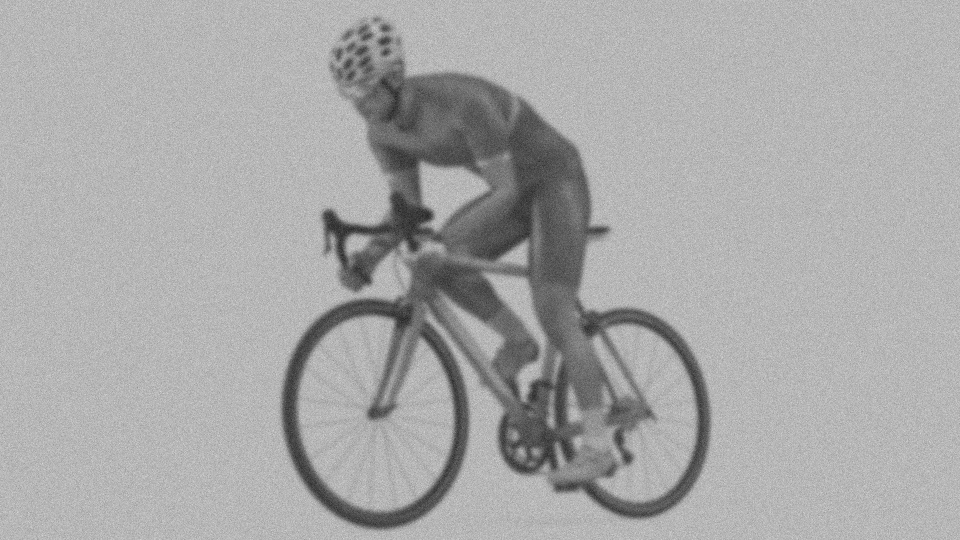
#> input picture PAS/tarea8/figs/bici_h1.png, 1920 x 1080 px (shown at 1/2 size); its folder holds 4 pictures in this run
$ python tarea8.py
#> lines starting #> are read from the running program, lines starting #| are printed output that depends on the picture
import numpy as np
import matplotlib.pyplot as plt
import os
from skimage import io
from scipy.signal import convolve2d
from scipy.fft import fft2, ifft2, fftshift, ifftshift
from scipy.ndimage import uniform_filter

os.makedirs("results", exist_ok=True)

# -----------------------------------------------------------
# 1) Cargar imagen
# -----------------------------------------------------------
def load_image(path):
    img = io.imread(path, as_gray=True)
    img = img.astype(np.float32) / 255.0
    return img

# -----------------------------------------------------------
# 2) Estimar ruido σ usando filtro de promedio - imagen original ≈ detalle
# -----------------------------------------------------------
def estimate_noise_sigma(img):
    """Estima sigma del ruido usando método de residual del promedio local."""
    smooth = uniform_filter(img, size=7)
    residual = img - smooth
    sigma = np.std(residual)
    return sigma

# -----------------------------------------------------------
# 3) Crear filtros H(u,v) según el tipo de blur
# -----------------------------------------------------------
def build_filter(img, h_type):
    M, N = img.shape
    u = np.arange(-M//2, M//2)
    v = np.arange(-N//2, N//2)
    U, V = np.meshgrid(u, v, indexing='ij')

    if h_type == "h1":  # blur gaussiano suave
        sigma = 8
        H = np.exp(-(U**2 + V**2) / (2 * sigma**2))

    elif h_type == "h2":  # movimiento lineal
        L = 25
        theta = np.deg2rad(15)
        H = np.sinc((U*np.cos(theta) + V*np.sin(theta)) * L / M)

    elif h_type == "h3":  # movimiento circular
        R = 20
        r = np.sqrt(U**2 + V**2)
        H = (r <= R).astype(float)

    return fftshift(H)

# -----------------------------------------------------------
# 4) Wiener clásico con parámetro gamma
# -----------------------------------------------------------
def wiener_gamma(img, H, gamma):
    G = fft2(img)
    W = np.conj(H) / (np.abs(H)**2 + gamma)
    F_hat = W * G
    f = np.real(ifft2(F_hat))
    return f

# -----------------------------------------------------------
# 5) Wiener usando densidades espectrales (pregunta 3)
# -----------------------------------------------------------
def wiener_full_psd(img, H, sigma):
    G = fft2(img)

    # Densidad espectral del ruido (plana)
    S_ww = sigma**2

    # Estimación de PSD de imagen usando |G|^2 suavizado
    S_gg = uniform_filter(np.abs(G)**2, size=15)

    # S_ff estimado usando relación S_gg = |H|^2 S_ff + S_ww
    S_ff = np.maximum(S_gg - S_ww, 1e-6)

    W = np.conj(H) * S_ff / (np.abs(H)**2 * S_ff + S_ww)
    F_hat = W * G
    f = np.real(ifft2(F_hat))
    return f

# -----------------------------------------------------------
# 6) Procesar TODAS las imágenes
# -----------------------------------------------------------
def process_image(name, h_type):
    print(f"\n=== Procesando {name} ({h_type}) ===")

    img = load_image(f"figs/{name}.png")
    sigma = estimate_noise_sigma(img)
    print(f"Sigma estimado = {sigma:.4f}")

    H = build_filter(img, h_type)

    # Wiener clásico con distintos gamma
    gammas = [1e-3, 1e-2, 1e-1, 0.5]
    for g in gammas:
        rec = wiener_gamma(img, H, g)
        plt.imsave(f"results/{name}_wiener_gamma_{g}.png",
                   np.clip(rec, 0, 1), cmap="gray")

    # Wiener completo usando PSD (pregunta 3)
    rec2 = wiener_full_psd(img, H, sigma)
    plt.imsave(f"results/{name}_wiener_psd.png",
               np.clip(rec2, 0, 1), cmap="gray")

    return sigma


# -----------------------------------------------------------
# MAIN
# -----------------------------------------------------------
if __name__ == "__main__":
    images = [
        ("bici_h1", "h1"),
        ("bici_h2", "h2"),
        ("road_h1", "h1"),
        ("road_h3", "h3")
    ]

    for name, h in images:
        process_image(name, h)
#> in load_image, img is the input picture: shape (1080, 1920); min 0, max 255, mean 168
#> in estimate_noise_sigma, `residual = img - smooth`:
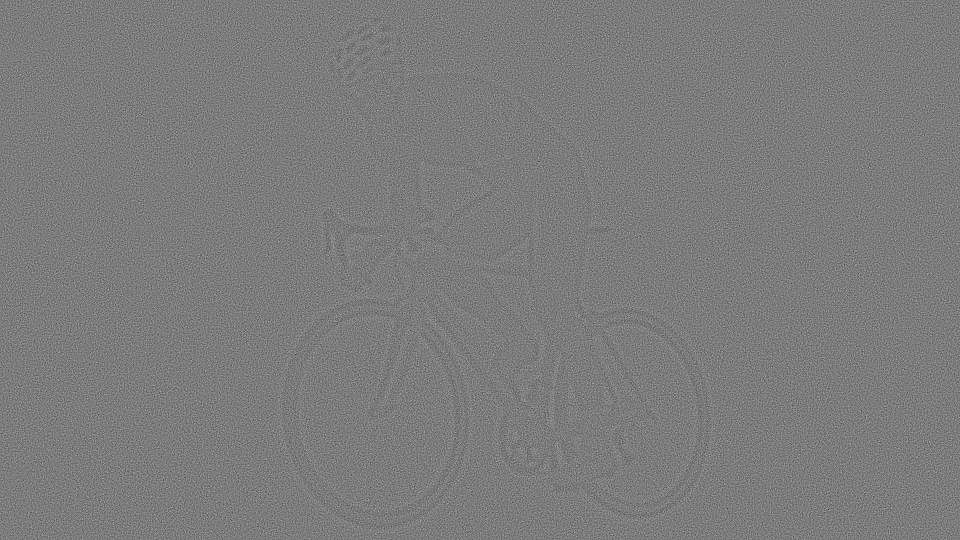
#> residual: shape (1080, 1920) float32 (shown at 1/2 size); min -0.286, max 0.301, mean -9.53e-11; drawn with min black and max white
#> in estimate_noise_sigma, `sigma = np.std(residual)`: sigma = 0.0586
#| Sigma estimado = 0.0586
#> in process_image, `H = build_filter(img, h_type)`:
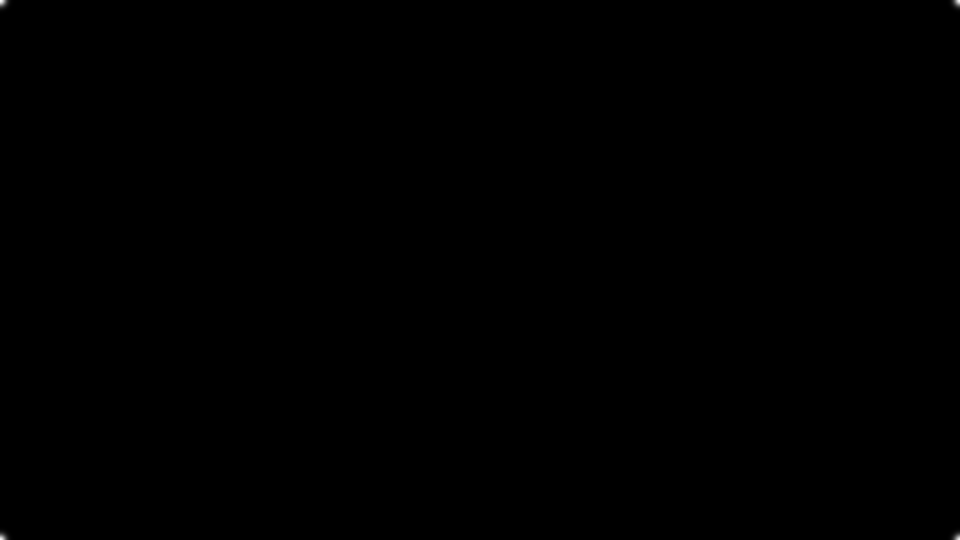
#> H: shape (1080, 1920) float64 (shown at 1/2 size); min 0, max 1, mean 0.000194
#> the loop in process_image, `for g in gammas:` made 4 passes
#> pass 1, in wiener_gamma, `f = np.real(ifft2(F_hat))`:
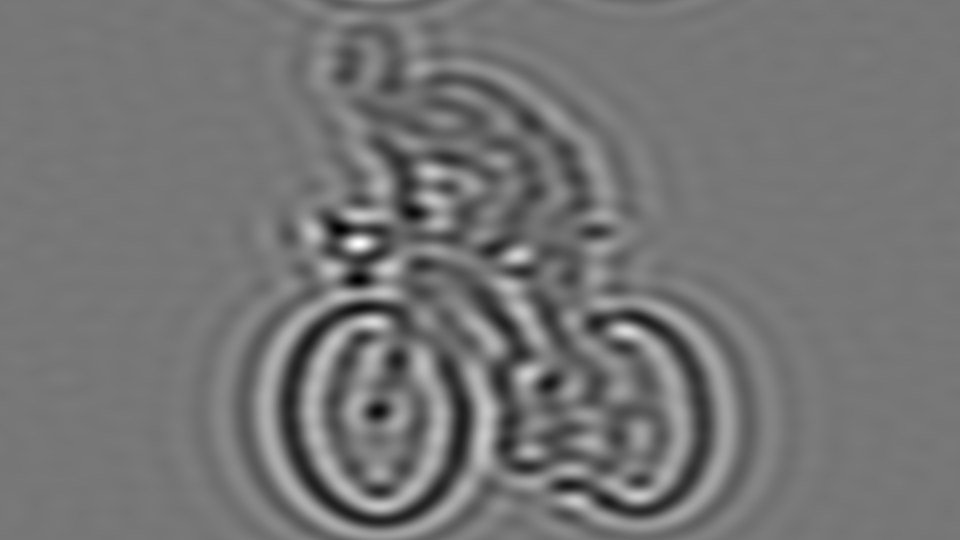
#> f: shape (1080, 1920) float64 (shown at 1/2 size); min -2.09, max 3.89, mean 0.658; drawn with min black and max white
#> pass 1, in process_image, `plt.imsave(f"results/{name}_wiener_gamma_{g}.png", np.clip(rec, 0, 1),..`:
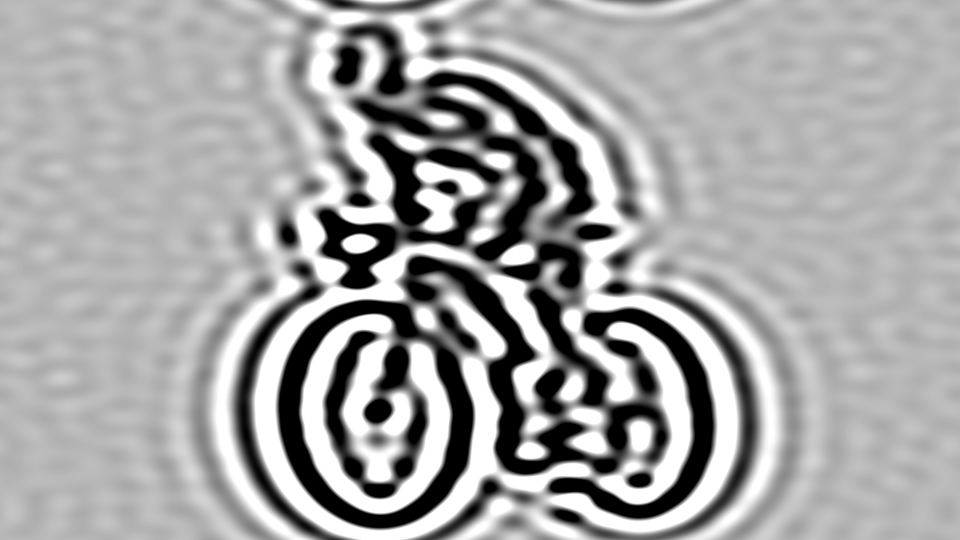
#> saved as bici_h1_wiener_gamma_0.001.png: shape (1080, 1920, 3) (shown at 1/2 size); min 0, max 255, mean 164.6
#> after the loop in process_image, `for g in gammas:`:
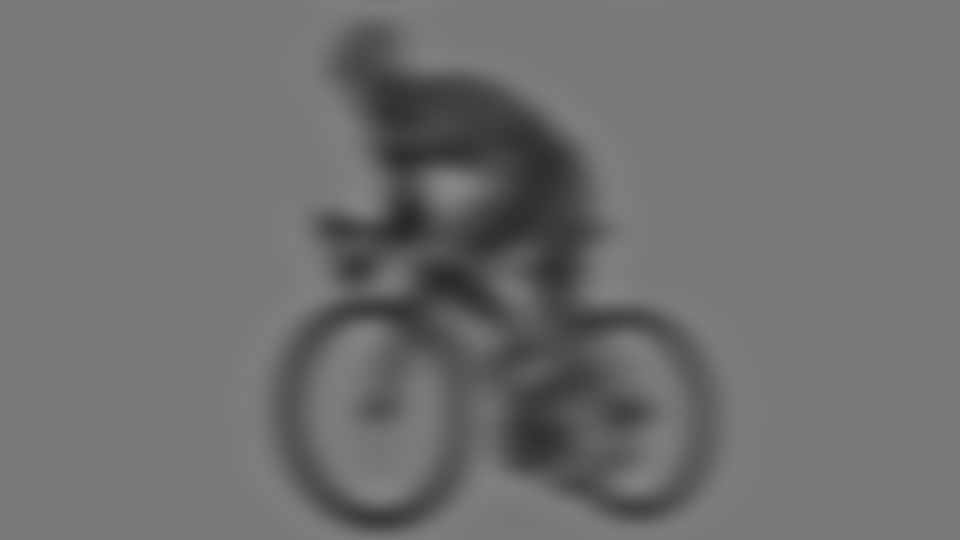
#> rec: shape (1080, 1920) float64 (shown at 1/2 size); min 0.161, max 0.529, mean 0.439
#> in wiener_full_psd, `S_ww = sigma**2`: S_ww = 0.00343
#> in wiener_full_psd, `f = np.real(ifft2(F_hat))`:
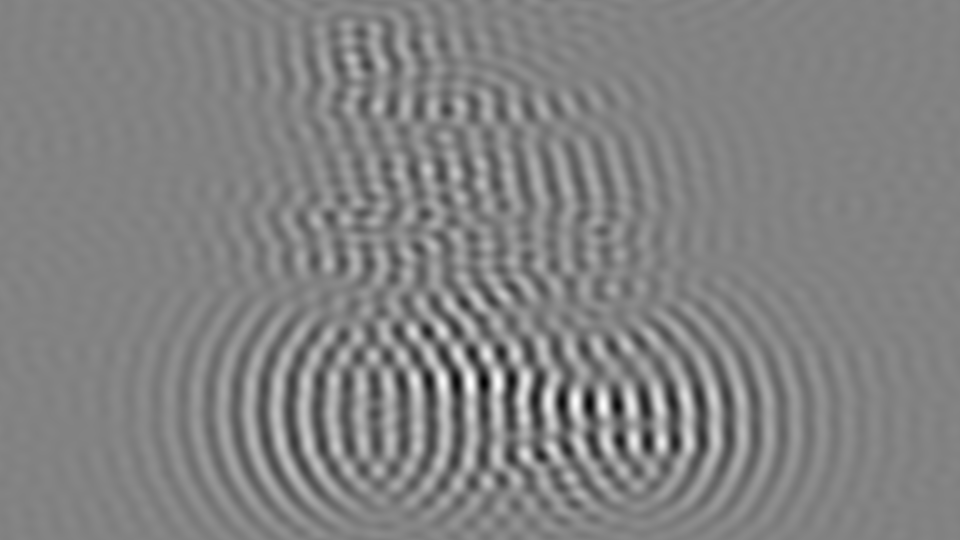
#> f: shape (1080, 1920) float64 (shown at 1/2 size); min -1065.1, max 1013.6, mean 0.7; drawn with min black and max white
#> in process_image, `plt.imsave(f"results/{name}_wiener_psd.png", np.clip(rec2, 0, 1), cmap..`:
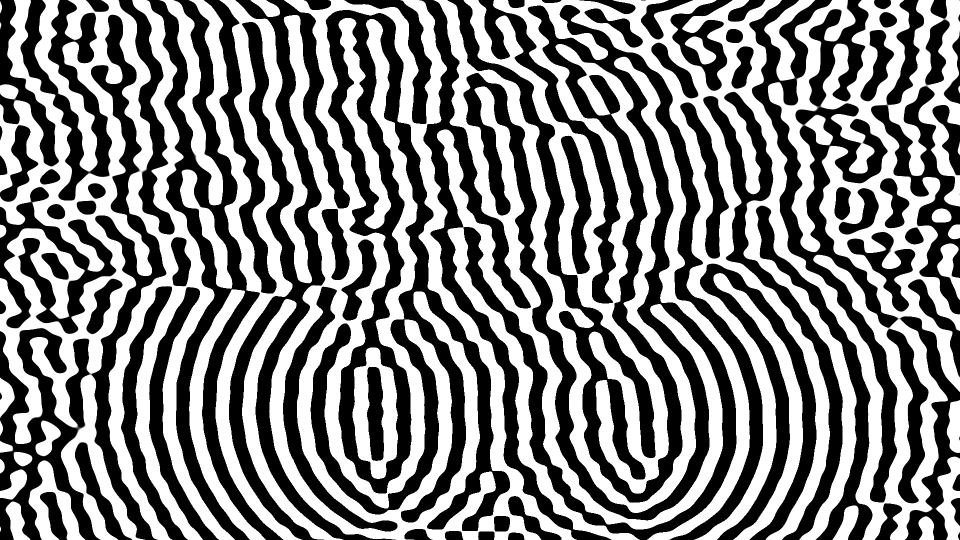
#> saved as bici_h1_wiener_psd.png: shape (1080, 1920, 3) (shown at 1/2 size); min 0, max 255, mean 128.7
#> pass 2 of the loop `for name, h in images:`:
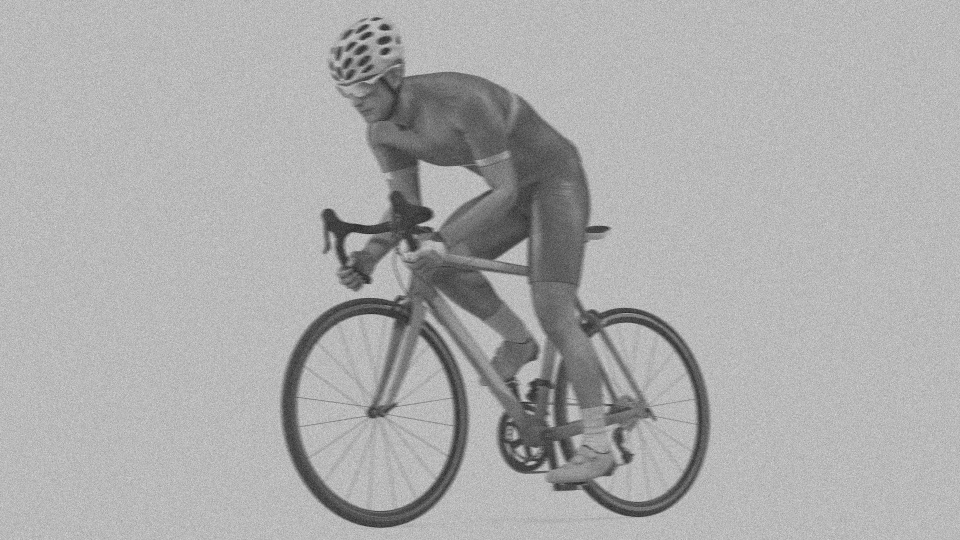
#> input picture PAS/tarea8/figs/bici_h2.png, 1920 x 1080 px (shown at 1/2 size)
#> in load_image, img is the input picture: shape (1080, 1920); min 0, max 255, mean 171.3
#> in process_image (call 2), `sigma = estimate_noise_sigma(img)`: sigma = 0.0575
#| Sigma estimado = 0.0575
#> after the loop in process_image (call 2), `for g in gammas:`:
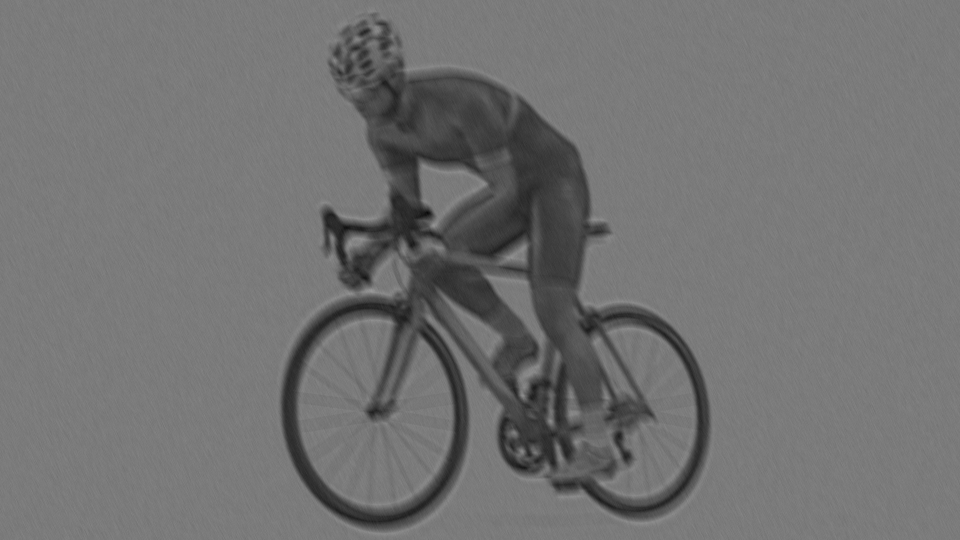
#> rec: shape (1080, 1920) float64 (shown at 1/2 size); min 0.0212, max 0.607, mean 0.448
#> in process_image (call 2), `plt.imsave(f"results/{name}_wiener_psd.png", np.clip(rec2, 0, 1), cmap..`:
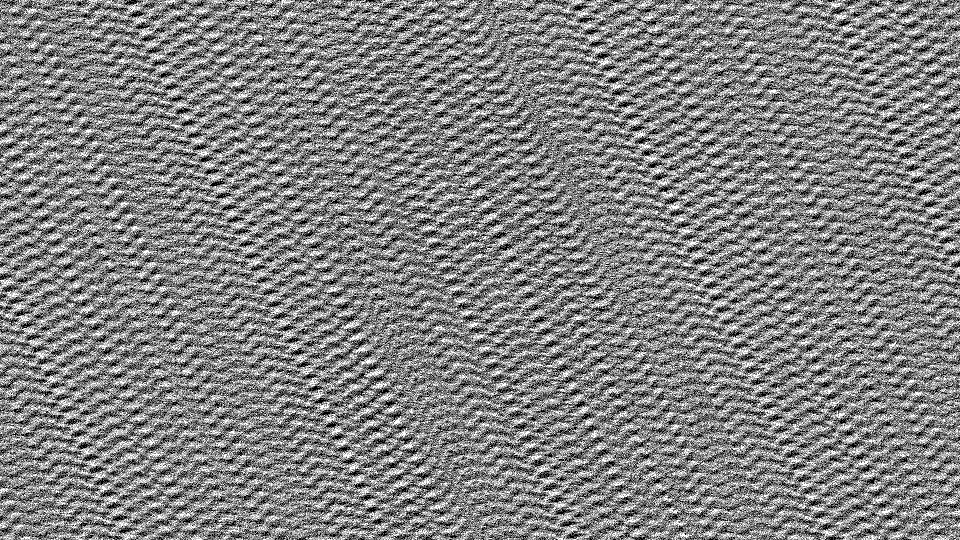
#> saved as bici_h2_wiener_psd.png: shape (1080, 1920, 3) (shown at 1/2 size); min 0, max 255, mean 130.1
#> pass 3 of the loop `for name, h in images:`:
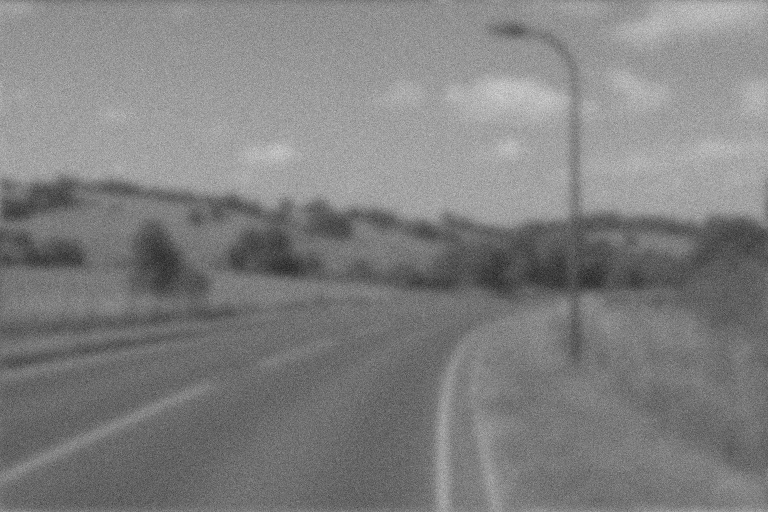
#> input picture PAS/tarea8/figs/road_h1.png, 1536 x 1024 px (shown at 1/2 size)
#> in load_image, img is the input picture: shape (1024, 1536); min 0, max 255, mean 127.6
#> smooth: shape (1024, 1536) float32
#> in estimate_noise_sigma (call 3), `residual = img - smooth`:
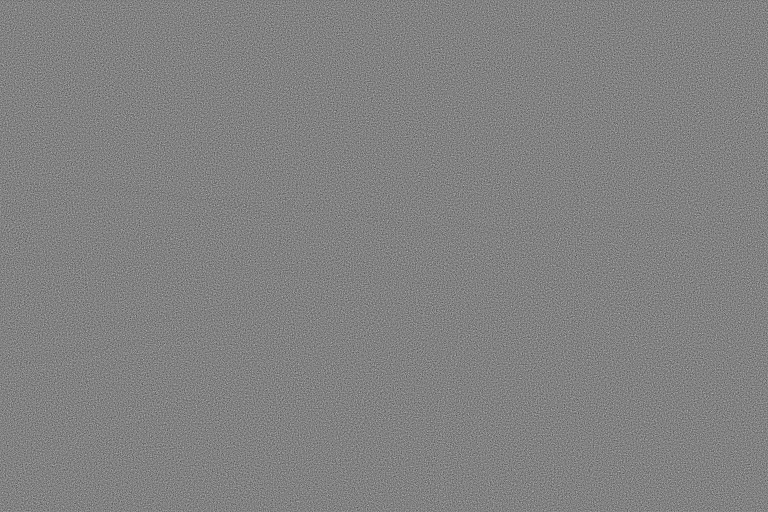
#> residual: shape (1024, 1536) float32 (shown at 1/2 size); min -0.321, max 0.309, mean 2.8e-10; drawn with min black and max white
#> in estimate_noise_sigma (call 3), `sigma = np.std(residual)`: sigma = 0.0632
#| Sigma estimado = 0.0632
#> U: shape (1024, 1536) int64
#> V: shape (1024, 1536) int64
#> after the loop in process_image (call 3), `for g in gammas:`:
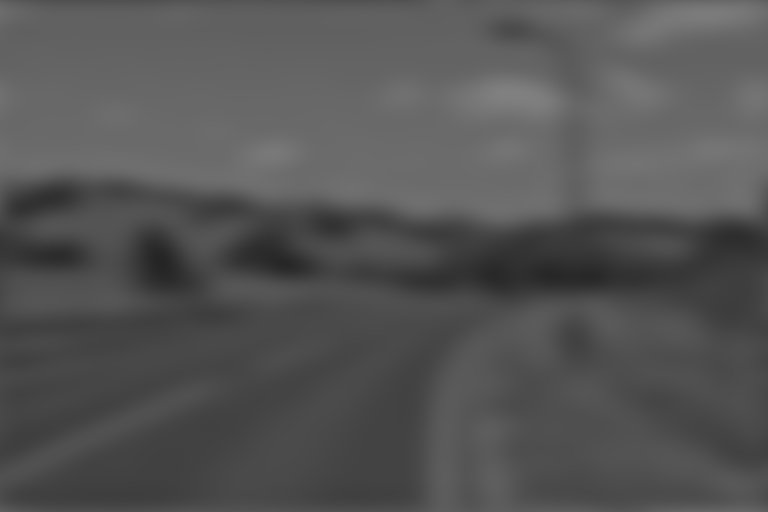
#> rec: shape (1024, 1536) float64 (shown at 1/2 size); min 0.146, max 0.505, mean 0.334
#> S_gg: shape (1024, 1536) float32
#> S_ff: shape (1024, 1536) float32
#> the loop made 4 passes; the first 3 are shown

    print("\nListo! Resultados guardados en carpeta: results/")
